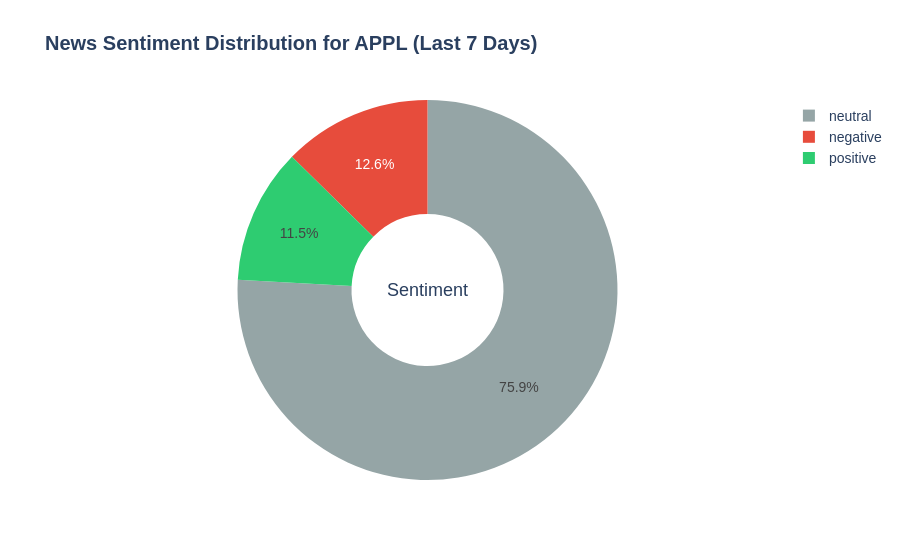

The notebook cell saved with this chart:
### Markdown cell above
## IV. Visualisation du Sentiment

### Code cell
def plot_sentiment_distribution(df: pd.DataFrame, ticker: str):
    """
    Creates a beautiful, interactive pie chart of the sentiment distribution using Plotly.
    
    Args:
        df (pd.DataFrame): The dataframe containing the 'Sentiment_Label' column.
        ticker (str): The stock ticker to display in the title.
    """
    if 'Sentiment_Label' not in df.columns:
        print("Error: 'Sentiment_Label' column not found. Run FinBERT first.")
        return
        
    # Count the occurrences of each sentiment
    sentiment_counts = df['Sentiment_Label'].value_counts().reset_index()
    sentiment_counts.columns = ['Sentiment', 'Count']
    
    # Define a custom color palette for finance (Green=Positive, Red=Negative, Grey=Neutral)
    color_map = {
        'positive': '#2ECC71',  # Emerald Green
        'negative': '#E74C3C',  # Alizarin Red
        'neutral': '#95A5A6'    # Concrete Grey
    }
    
    # Create an interactive pie chart
    fig = px.pie(
        sentiment_counts, 
        names='Sentiment', 
        values='Count',
        title=f"<b>News Sentiment Distribution for {ticker} (Last 7 Days)</b>",
        color='Sentiment',
        color_discrete_map=color_map,
        hole=0.4 # Turns the pie chart into an elegant donut chart
    )
    
    # Upgrade the visual layout for a professional dashboard look
    fig.update_layout(
        title_font_size=20,
        font=dict(family="Arial, sans-serif", size=14),
        annotations=[dict(text='Sentiment', x=0.5, y=0.5, font_size=18, showarrow=False)]
    )
    
    # Display the interactive chart
    fig.show()

# --- Display the visual ---
plot_sentiment_distribution(df_news_with_sentiment, ticker="APPL")

### Figure 1 — Plotly figure (JSON) as saved in the notebook; plotly's stock layout.template omitted (floating-point values rounded to 4 significant figures)
{"data": [{"customdata": [["neutral"], ["negative"], ["positive"]], "domain": {"x": [0, 1], "y": [0, 1]}, "hole": 0.4, "hovertemplate": "Sentiment=%{customdata[0]}<br>Count=%{value}<extra></extra>", "labels": ["neutral", "negative", "positive"], "legendgroup": "", "marker": {"colors": ["#95A5A6", "#E74C3C", "#2ECC71"]}, "name": "", "showlegend": true, "type": "pie", "values": [66, 11, 10]}], "layout": {"annotations": [{"font": {"size": 18}, "showarrow": false, "text": "Sentiment", "x": 0.5, "y": 0.5}], "font": {"family": "Arial, sans-serif", "size": 14}, "legend": {"tracegroupgap": 0}, "title": {"font": {"size": 20}, "text": "<b>News Sentiment Distribution for APPL (Last 7 Days)</b>"}}}
